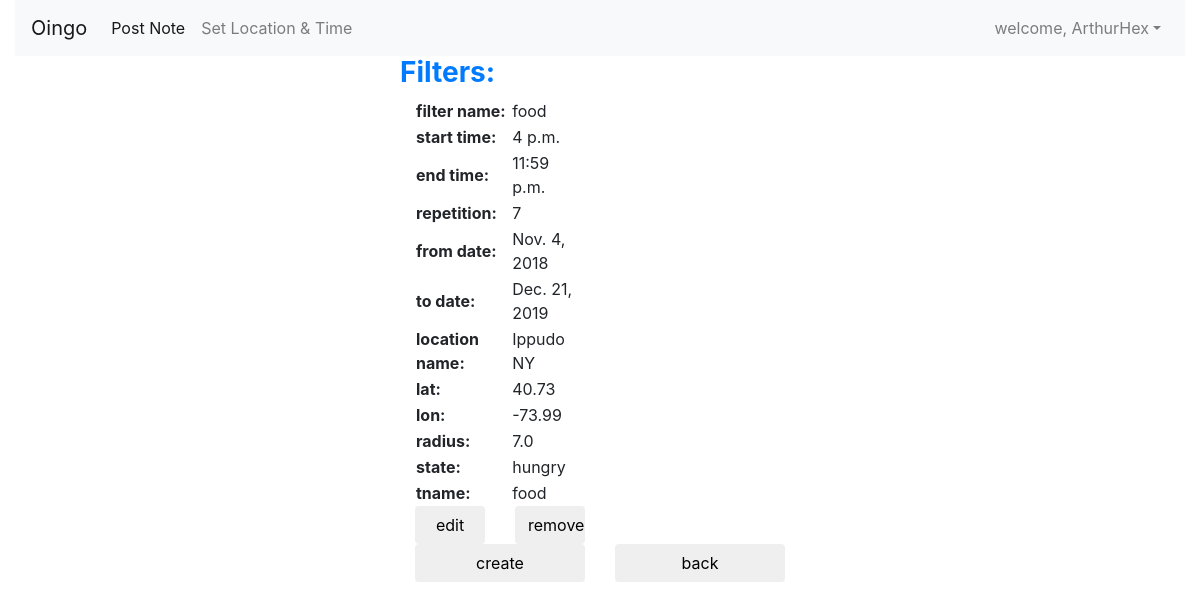
Screenshot of /oingo/show_filter (signed in) with the database file from the repository.
### oingo/models.py (models this page shows, shortened)
class Filter(models.Model):
    user = models.ForeignKey(User, related_name="filters", on_delete=models.CASCADE)
    fname = models.CharField(max_length=50)
    start_time = models.TimeField(blank=True, null=True)
    end_time = models.TimeField(blank=True, null=True)
    repetition = models.IntegerField(blank=True, null=True)
    from_date = models.DateField(blank=True, null=True)
    to_date = models.DateField(blank=True, null=True)
    lname = models.CharField(max_length=50, blank=True)
    lon = models.FloatField(blank=True, null=True)
    lat = models.FloatField(blank=True, null=True)
    radius = models.FloatField(blank=True, null=True)
    state = models.CharField(max_length=50, blank=True)
    tag = models.ForeignKey(Tag, related_name="filters", on_delete=models.CASCADE, blank=True, null=True)

class Tag(models.Model):
    tname = models.CharField(max_length=50, primary_key=True)

### oingo/views.py (the view)
# urls.py: path('show_filter', views.show_filter, name="show_filter"),
@login_required
def show_filter(request):
    username = request.session.get('username', '')
    userid = request.session.get('userid', '')
    user = User.objects.get(id=userid)
    filters = Filter.objects.filter(user=user)
    content = {
        "username": username,
        "userid": userid,
        "filters": filters,
    }
    return render(request, 'oingo/filter.html', content)

### oingo/templates/oingo/filter.html
{% extends "oingo/base.html" %}
{% block content %}
    <div class="row">
        <div class="col-md-4"></div>
        <div class="col-md-6">
            <div class="row">
                <h3 class="text-left text-primary"><strong>Filters:</strong></h3>
            </div>
            <div class="row">
                <div class="col-md-4">
                    {% if filters %}
                        {% for f in filters %}
                            <table>
                                <tr>
                                    <td><strong>filter name:</strong></td>
                                    <td>{{f.fname}}</td>
                                </tr>
                                {% if f.start_time %}
                                <tr>
                                    <td><strong>start time:</strong></td>
                                    <td>{{ f.start_time }}</td>
                                </tr>
                                {% endif %}
                                {% if f.end_time %}
                                <tr>
                                    <td><strong>end time:</strong></td>
                                    <td>{{ f.end_time }}</td>
                                </tr>
                                {% endif %}
                                {% if f.repetition %}
                                <tr>
                                    <td><strong>repetition:</strong></td>
                                    <td>{{ f.repetition }}</td>
                                </tr>
                                {% endif %}
                                {% if f.from_date %}
                                <tr>
                                    <td><strong>from date:</strong></td>
                                    <td>{{ f.from_date }}</td>
                                </tr>
                                {% endif %}
                                {% if f.to_date %}
                                <tr>
                                    <td><strong>to date:</strong></td>
                                    <td>{{ f.to_date }}</td>
                                </tr>
                                {% endif %}
                                {% if f.lname %}
                                <tr>
                                    <td><strong>location name:</strong></td>
                                    <td>{{ f.lname }}</td>
                                </tr>
                                {% endif %}
                                {% if f.lat %}
                                <tr>
                                    <td><strong>lat:</strong></td>
                                    <td>{{ f.lat }}</td>
                                </tr>
                                {% endif %}
                                {% if f.lon %}
                                <tr>
                                    <td><strong>lon:</strong></td>
                                    <td>{{ f.lon }}</td>
                                </tr>
                                {% endif %}
                                {% if f.radius %}
                                <tr>
                                    <td><strong>radius:</strong></td>
                                    <td>{{ f.radius }}</td>
                                </tr>
                                {% endif %}
                                {% if f.state %}
                                <tr>
                                    <td><strong>state:</strong></td>
                                    <td>{{ f.state }}</td>
                                </tr>
                                {% endif %}
                                {% if f.tag %}
                                <tr>
                                    <td><strong>tname:</strong></td>
                                    <td>{{f.tag.tname }}</td>
                                </tr>
                                {% endif %}
                            </table>
                            <div class="row">
                                <div class="col-md-6">
                                    <a href="{% url 'oingo:edit_filter' f.id%}">
                                    <button class="btn btn-default btn-block" type="button">
                                        edit
                                    </button>
                                    </a>
                                </div>
                                <div class="col-md-6">
                                    <a href="{% url 'oingo:remove_filter' f.id%}">
                                    <button class="btn btn-default btn-block" type="button">
                                        remove
                                    </button>
                                    </a>
                                </div>
                            </div>
                        {% endfor %}
                    {% else %}
                        <table class="table table-bordered">
                            <tr><td>No filters yet</td></tr>
                        </table>
                    {% endif %}
                </div>
            </div>
            <div class="row">
                <div class="col-md-4">
                    <a href="{% url 'oingo:create_filter' %}">
                    <button class="btn btn-default btn-block" type="button">
                        create
                    </button>
                    </a>
                </div>
                <div class="col-md-4">
                    <button class="btn btn-default btn-block" type="button" onclick="javascript:history.back(-1)">
                        back
                    </button>
                </div>
            </div>
        </div>
    </div>
{% endblock %}

### oingo/templates/oingo/base.html (shortened to what this page needs)
<!DOCTYPE html>
{% load static %}
<html lang="en">
  <head>
    <link href="{% static 'oingo/css/bootstrap.min.css' %}" rel="stylesheet">
    <link href="{% static 'oingo/css/style.css' %}" rel="stylesheet">
  </head>
  <body>
    <div class="container-fluid">
	<div class="row">
		<div class="col-md-12">
			<nav class="navbar navbar-expand-lg navbar-light bg-light">
				 <a class="navbar-brand" href="{% url 'oingo:index' %}">Oingo</a>
				<div class="collapse navbar-collapse" id="bs-example-navbar-collapse-1">
					<ul class="navbar-nav">
						<li class="nav-item active">
							 <a class="nav-link" href="{% url 'oingo:create_note' %}">Post Note <span class="sr-only">(current)</span></a>
						</li>
						<li class="nav-item">
							 <a class="nav-link" href="{% url 'oingo:set_loc_time' %}">Set Location & Time</a>
						</li>
					</ul>
					<ul class="navbar-nav ml-md-auto">
                        {% if username %}
					    <li class="nav-item dropdown">
                             <a class="nav-link dropdown-toggle" href="#" id="navbarDropdownMenuLink" data-toggle="dropdown">welcome, {{username}}</a>
						</li>
                        {% endif %}
					</ul>
				</div>
			</nav>
		</div>
	</div>
    {% block content %}
    {% endblock %}
</div>
  </body>
</html>

### rows the page displays
Filter: fname "food", start_time "4 p.m.", end_time "11:59 p.m.", repetition "7", from_date "Nov. 4, 2018", to_date "Dec. 21, 2019", lname "Ippudo NY", lat "40.73", lon "-73.99", radius "7.0", state "hungry", tag.tname "food"

### other values shown
{{ username }} "ArthurHex"
